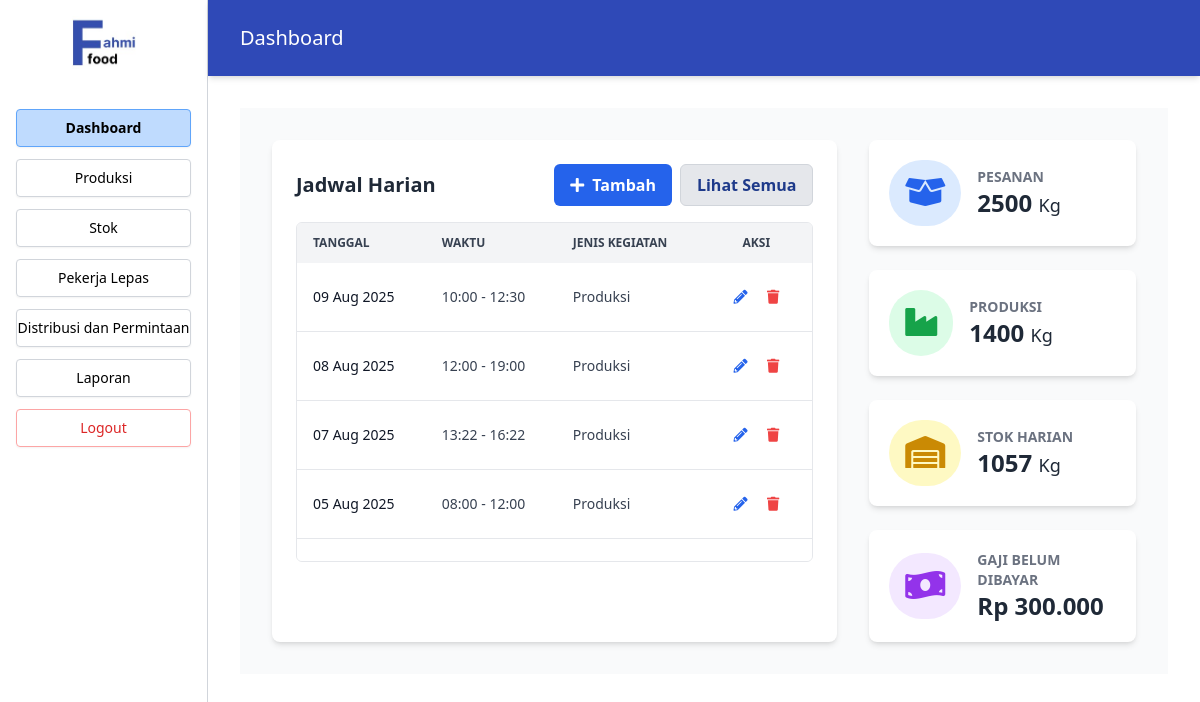
The app's page /Index.php (signed in), older data.
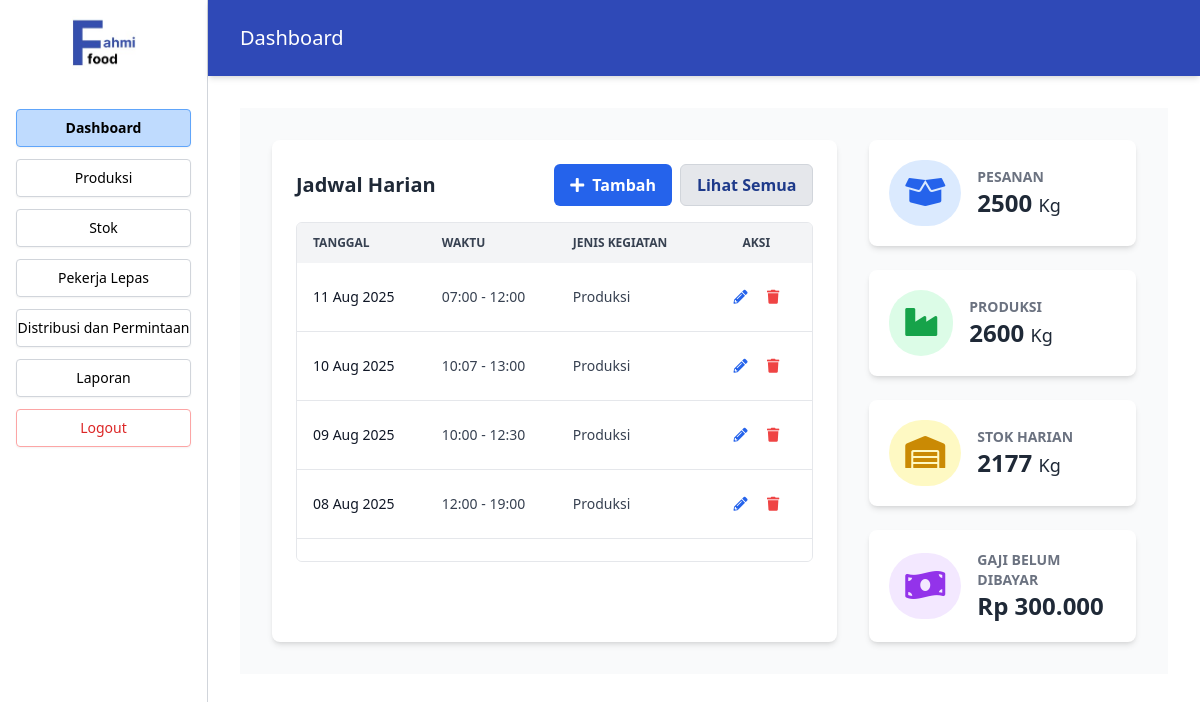
The same page, newer data.
### tables this page shows
CREATE TABLE `jadwal` (
  `id_jadwal` int(11) NOT NULL,
  `tanggal` date DEFAULT NULL,
  `waktu` time DEFAULT NULL,
  `waktu_mulai` time DEFAULT NULL,
  `waktu_selesai` time DEFAULT NULL,
  `jenis_kegiatan` varchar(100) DEFAULT NULL,
  `id_admin` int(11) DEFAULT NULL
);

### src/Dashboard.php (the view, shortened to what the changed rows need)
<?php
include 'koneksi.php';
$totalPesanan = $pdo->query("SELECT SUM(jumlah_pesanan) FROM distribusi")->fetchColumn() ?: 0;
$totalProduksi = $pdo->query("SELECT SUM(jumlah_produksi) FROM produksi")->fetchColumn() ?: 0;
$totalStok = $pdo->query("SELECT SUM(jumlah_stok) FROM stok")->fetchColumn() ?: 0;
$sql = "
  SELECT COALESCE(SUM(rg.total_gaji), 0)
  FROM riwayat_gaji rg
  INNER JOIN pekerja_lepas pl ON pl.id_pekerja = rg.id_pekerja
  WHERE rg.keterangan = 'Belum Dibayar'
";
$totalGaji = (int) $pdo->query($sql)->fetchColumn();
$jadwalList = $pdo->query("
  SELECT * FROM jadwal
  ORDER BY tanggal DESC, waktu_mulai DESC
")->fetchAll(PDO::FETCH_ASSOC);
?>
<section class="flex-1 p-6 lg:p-8 bg-gray-50">
  <div class="max-w-7xl mx-auto space-y-6">
    <div class="grid grid-cols-1 lg:grid-cols-3 gap-6 lg:gap-8">
      <div class="lg:col-span-2 bg-white shadow-md rounded-lg p-6">
        <div class="flex justify-between items-center mb-4">
          <h2 class="text-xl font-bold text-gray-800 select-none">Jadwal Harian</h2>
          <div class="flex space-x-2">
            <button id="openFormBtn" aria-label="Tambah jadwal baru" class="bg-blue-600 hover:bg-blue-700 text-white font-bold py-2 px-4 rounded-md flex items-center transition-colors duration-300">
              <i class="fas fa-plus mr-2"></i> Tambah
            </button>
            <button id="lihatSemuaJadwalBtn" class="bg-gray-200 hover:bg-gray-300 text-blue-900 font-semibold px-4 py-2 rounded-md border border-gray-300">Lihat Semua</button>
          </div>
        </div>
        <div class="overflow-x-auto max-h-[340px] overflow-y-auto rounded-md border border-gray-200">
          <table class="w-full text-sm text-left text-gray-700">
            <thead class="text-xs text-gray-700 uppercase bg-gray-100 sticky top-0 z-10">
              <tr>
                <th class="py-3 px-4">Tanggal</th>
                <th class="py-3 px-4">Waktu</th>
                <th class="py-3 px-4">Jenis Kegiatan</th>
                <th class="py-3 px-4 text-center">Aksi</th>
              </tr>
            </thead>
            <tbody>
              <?php if (empty($jadwalList)): ?>
                <tr class="bg-white border-b">
                  <td colspan="4" class="py-6 px-4 text-center text-gray-500">
                    <i class="fas fa-calendar-times fa-2x mb-2 text-gray-400"></i>
                    <p>Belum ada jadwal.</p>
                  </td>
                </tr>
              <?php else: ?>
                <?php foreach ($jadwalList as $jadwal): ?>
                  <tr class="bg-white border-b hover:bg-gray-50 transition-colors duration-200">
                    <td class="py-4 px-4 font-medium text-gray-900"><?php echo htmlspecialchars(date('d M Y', strtotime($jadwal['tanggal']))); ?></td>
                    <td class="py-4 px-4"><?php echo htmlspecialchars(date('H:i', strtotime($jadwal['waktu_mulai']))) . ' - ' . htmlspecialchars(date('H:i', strtotime($jadwal['waktu_selesai']))); ?></td>
                    <td class="py-4 px-4"><?php echo htmlspecialchars($jadwal['jenis_kegiatan']); ?></td>
                    <td class="py-4 px-4 text-center w-28">
                      <button class="text-blue-600 hover:text-blue-800 p-2 editBtn"
                        data-id="<?php echo $jadwal['id_jadwal']; ?>"
                        data-tanggal="<?php echo $jadwal['tanggal']; ?>"
                        data-mulai="<?php echo $jadwal['waktu_mulai']; ?>"
                        data-selesai="<?php echo $jadwal['waktu_selesai']; ?>"
                        data-kegiatan="<?php echo htmlspecialchars($jadwal['jenis_kegiatan']); ?>"
                        aria-label="Edit jadwal">
                        <i class="fas fa-pencil-alt"></i>
                      </button>
                      <button class="text-red-500 hover:text-red-700 p-2 deleteBtn"
                        data-id="<?php echo $jadwal['id_jadwal']; ?>"
                        aria-label="Delete jadwal">
                        <i class="fas fa-trash"></i>
                      </button>
                    </td>
                  </tr>
                <?php endforeach; ?>
              <?php endif; ?>
            </tbody>
          </table>
        </div>
      </div>
      <div class="lg:col-span-1 space-y-6">
        <div onclick="window.location.href='Index.php?page=distribusi';" class="bg-white shadow-md rounded-lg p-5 flex items-center cursor-pointer hover:shadow-lg transition-shadow duration-300">
          <div class="bg-blue-100 text-blue-600 rounded-full p-4 mr-4">
            <i class="fas fa-box-open fa-2x"></i>
          </div>
          <div>
            <h3 class="text-sm font-semibold text-gray-500 uppercase">Pesanan</h3>
            <p class="text-2xl font-bold text-gray-800"><?php echo htmlspecialchars($totalPesanan); ?> <span class="text-lg font-normal">Kg</span></p>
          </div>
        </div>
        <div onclick="window.location.href='Index.php?page=produksi';" class="bg-white shadow-md rounded-lg p-5 flex items-center cursor-pointer hover:shadow-lg transition-shadow duration-300">
          <div class="bg-green-100 text-green-600 rounded-full p-4 mr-4">
            <i class="fas fa-industry fa-2x"></i>
          </div>
          <div>
            <h3 class="text-sm font-semibold text-gray-500 uppercase">Produksi</h3>
            <p class="text-2xl font-bold text-gray-800"><?php echo htmlspecialchars($totalProduksi); ?> <span class="text-lg font-normal">Kg</span></p>
          </div>
        </div>
        <div onclick="window.location.href='Index.php?page=stok';" class="bg-white shadow-md rounded-lg p-5 flex items-center cursor-pointer hover:shadow-lg transition-shadow duration-300">
          <div class="bg-yellow-100 text-yellow-600 rounded-full p-4 mr-4">
            <i class="fas fa-warehouse fa-2x"></i>
          </div>
          <div>
            <h3 class="text-sm font-semibold text-gray-500 uppercase">Stok Harian</h3>
            <p class="text-2xl font-bold text-gray-800"><?php echo htmlspecialchars($totalStok); ?> <span class="text-lg font-normal">Kg</span></p>
          </div>
        </div>
        <div onclick="window.location.href='Index.php?page=pekerja';" class="bg-white shadow-md rounded-lg p-5 flex items-center cursor-pointer hover:shadow-lg transition-shadow duration-300">
          <div class="bg-purple-100 text-purple-600 rounded-full p-4 mr-4">
            <i class="fas fa-money-bill-wave fa-2x"></i>
          </div>
          <div>
            <h3 class="text-sm font-semibold text-gray-500 uppercase">Gaji Belum Dibayar</h3>
            <p class="text-2xl font-bold text-gray-800">Rp <?php echo number_format($totalGaji, 0, ',', '.'); ?></p>
          </div>
        </div>
      </div>
    </div>
  </div>
</section>

### index.php (shortened to what the changed rows need)
<?php
$page = isset($_GET['page']) ? $_GET['page'] : 'dashboard';
$src = [
  'login'     => 'Login.php',
  'dashboard' => 'src/Dashboard.php',
  'produksi'  => 'src/Produksi.php',
  'stok'      => 'src/Stok.php',
  'pekerja'   => 'src/Pekerja.php',
  'distribusi'=> 'src/Distribusi.php',
  'laporan'   => 'src/Laporan.php',
  'riwayat_gaji' => 'src/RiwayatGaji.php',
  'jadwal_lengkap' => 'src/jadwal_lengkap.php',
];
?>
<!DOCTYPE html>
<html lang="en">
<head>
  <script src="https://cdn.tailwindcss.com"></script>
  <link rel="stylesheet" href="https://cdnjs.cloudflare.com/ajax/libs/font-awesome/5.15.3/css/all.min.css" />
</head>
<body class="bg-white font-sans">
<?php if ($page !== 'login'): ?>
<div class="flex min-h-screen">
  <aside class="w-52 border-r border-gray-300 flex flex-col p-4 bg-white sticky top-0 h-screen">
    <nav class="flex flex-col space-y-3 text-sm">
      <?php
      $menuItems = [
        'dashboard' => 'Dashboard',
        'produksi' => 'Produksi',
        'stok' => 'Stok',
        'pekerja' => 'Pekerja Lepas',
        'distribusi' => 'Distribusi dan Permintaan',
        'laporan' => 'Laporan',
      ];
      foreach ($menuItems as $key => $label) {
        $isActive = ($page === $key) ? 'bg-blue-200 border-blue-400 font-semibold' : 'border-gray-300';
        echo "<a href='Index.php?page=$key' class='text-center py-2 rounded border $isActive shadow-sm text-black transition-all hover:bg-blue-100 hover:border-blue-300'>$label</a>";
      }
      ?>
      <a href="Logout.php" class="text-center py-2 rounded border border-red-300 shadow-sm text-red-600 transition-all hover:bg-red-100 hover:border-red-400">Logout</a>
    </nav>
  </aside>
  <main class="flex-1 flex flex-col">
    <header class="sticky top-0 bg-[#2f49b7] text-white px-8 py-6 shadow-md z-40">
      <h1 class="text-xl font-normal"><?= ucfirst($page) ?></h1>
    </header>
    <div class="p-8 overflow-y-auto">
      <?php
      if (array_key_exists($page, $src)) {
        include $src[$page];
      } else {
        echo "<p class='text-red-500'>src tidak ditemukan.</p>";
      }
      ?>
    </div>
  </main>
</div>
<?php else: ?>
  <?php include $src[$page]; ?>
<?php endif; ?>
</body>
</html>

Row changes from the older to the newer data that the page shows:
no longer on this page (row unchanged): jadwal: tanggal "07 Aug 2025", waktu_mulai "13:22", waktu_selesai "16:22", jenis_kegiatan "Produksi"
no longer on this page (row unchanged): jadwal: tanggal "05 Aug 2025", waktu_mulai "08:00", waktu_selesai "12:00", jenis_kegiatan "Produksi"
added jadwal: tanggal "11 Aug 2025", waktu_mulai "07:00", waktu_selesai "12:00", jenis_kegiatan "Produksi"
added jadwal: tanggal "10 Aug 2025", waktu_mulai "10:07", waktu_selesai "13:00", jenis_kegiatan "Produksi"
Text that changed along with them:
$totalProduksi: "1400" → "2600"
$totalStok: "1057" → "2177"
